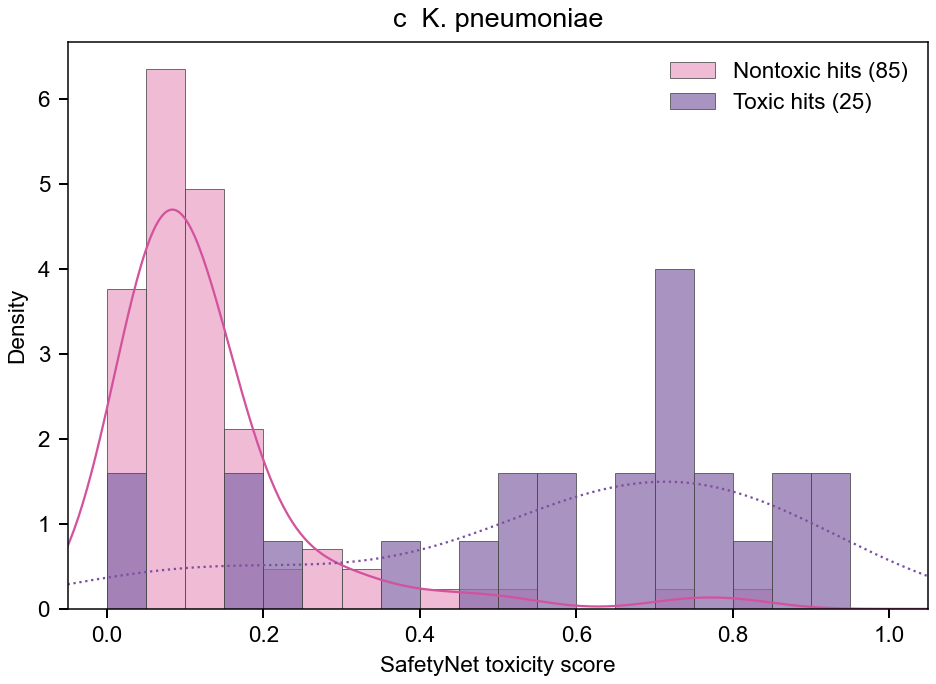

Write Python code to recreate this figure.
"""Compute Figure 3c from molecular records; no command-line arguments."""
from importlib.util import module_from_spec, spec_from_file_location
from pathlib import Path

HERE = Path(__file__).resolve().parent
specification = spec_from_file_location("figure_3_panel_support", HERE.parent / "shared" / "panel_support.py")
support = module_from_spec(specification)
specification.loader.exec_module(support)
ORGANISM = "k_pneumoniae"


def main(cohort=None):
    frames = support.frames_for(ORGANISM, cohort)
    support.write_tables(frames, ["histogram_counts", "kde_values"], HERE)
    support.configure_style()
    figure, axis = support.plt.subplots(figsize=(5.2, 3.8), layout="constrained")
    for label in [0, 1]:
        hist = frames["histogram_counts"].loc[lambda table: table.toxicity_label.eq(label)]
        axis.bar(hist.bin_left, hist.density, width=.05, align="edge", alpha=.75,
                 color=support.analysis.COLORS[label], edgecolor="#444444", linewidth=.4,
                 label=f"{'Nontoxic' if label == 0 else 'Toxic'} hits ({int(hist['count'].sum())})")
        kde = frames["kde_values"].loc[lambda table: table.toxicity_label.eq(label)]
        axis.plot(kde.score, kde.density, color="#d3529c" if label == 0 else "#7b4ea0",
                  linewidth=.9, linestyle="-" if label == 0 else ":")
    axis.set(xlim=(-.05, 1.05), xlabel="SafetyNet toxicity score", ylabel="Density",
             title="c  " + support.analysis.SPECIES[ORGANISM])
    axis.legend(frameon=False)
    support.save_figure(figure, HERE)
    return frames


if __name__ == "__main__":
    main()
